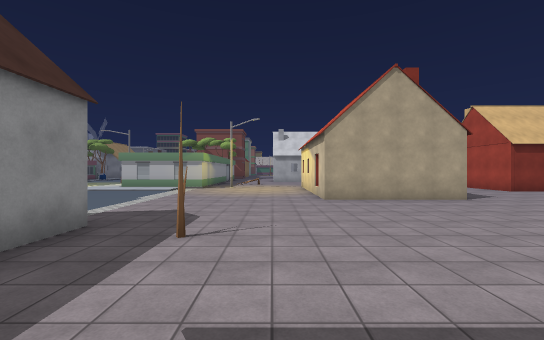
View 1 (above)

24 first-person views from a walk through a 3-D level made in the Unity game engine. The camera is 1.3 m above the floor, looks level and sees 90° across. The floor is counted in squares, 2 m on a side. Each view is taken from the middle of a square. On the plan, view 1 faces up. The plan holds only what a view shows up to about 9 squares ahead; the rest is blank. The place goes on beyond the plan. The player character is not drawn. Some surface patterns are stand-ins.

View 2
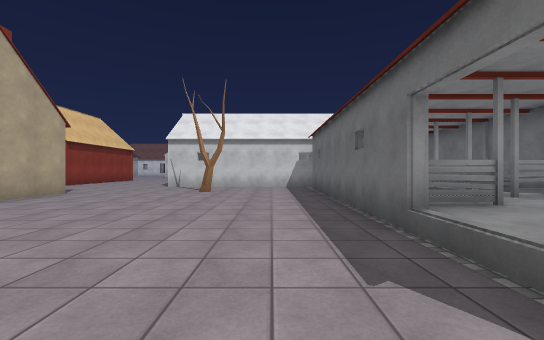

View 3
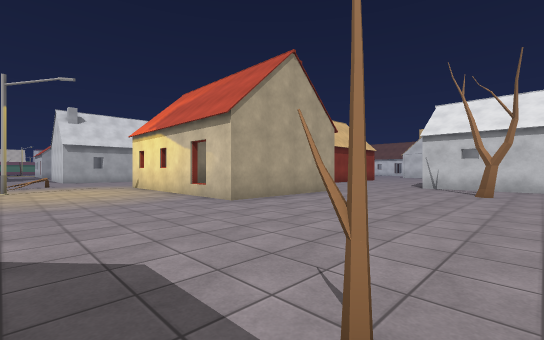

View 4
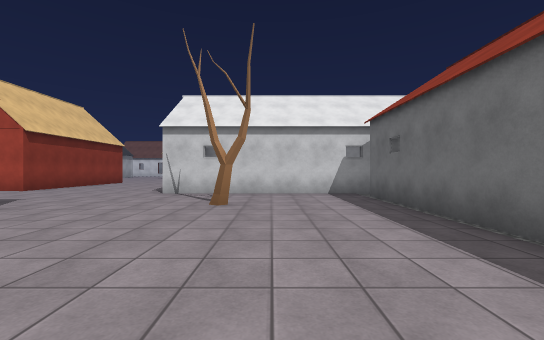

View 5
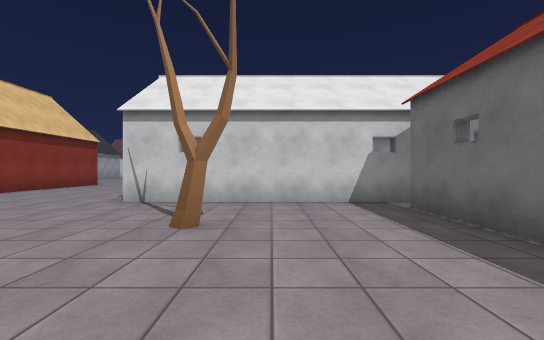

View 6
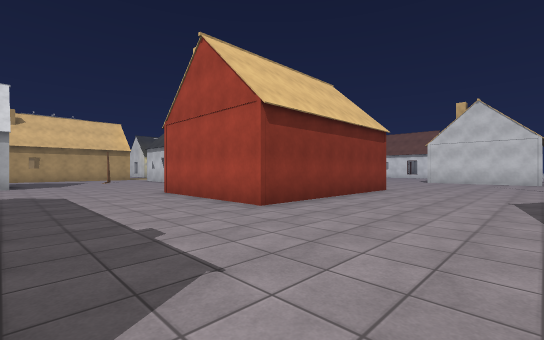

View 7
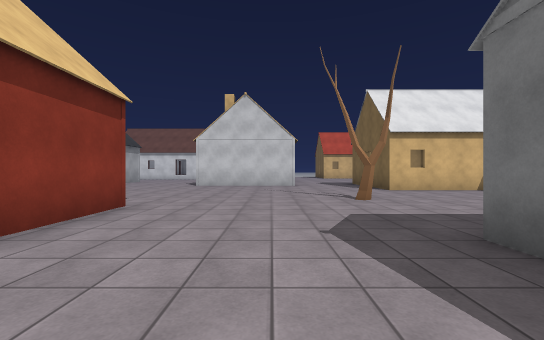

View 8
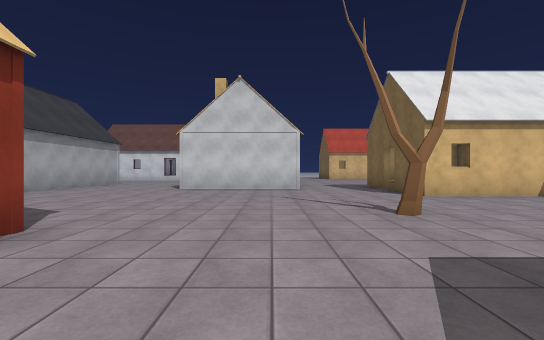

View 9
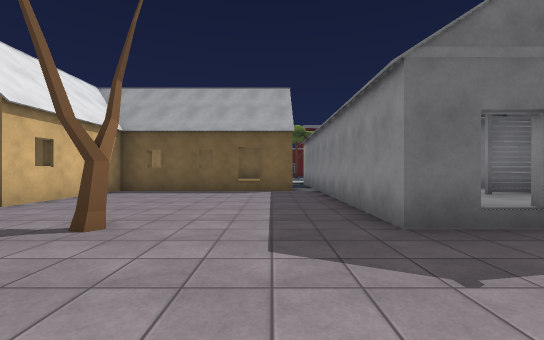

View 10
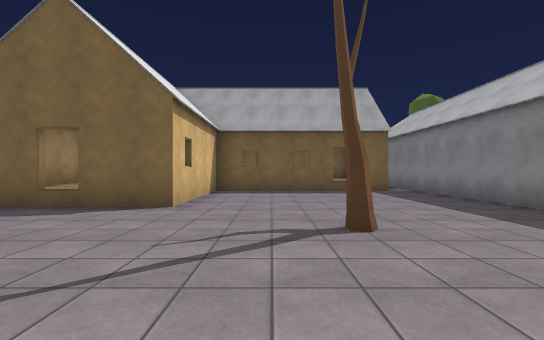

View 11
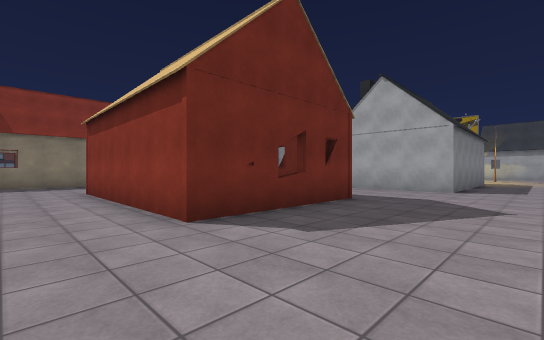

View 12
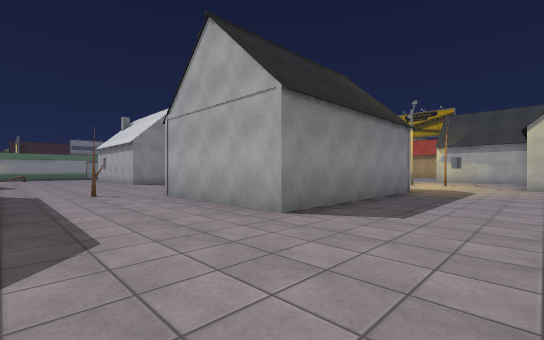

View 13
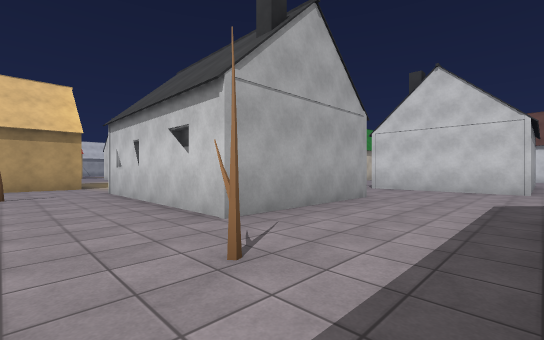

View 14
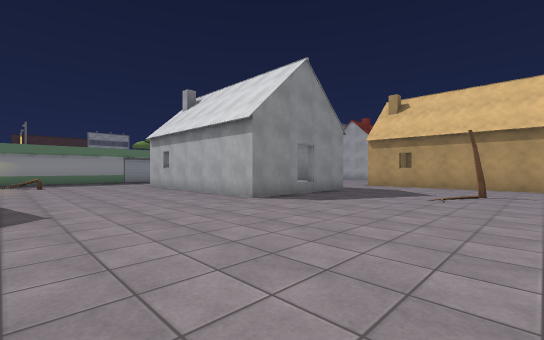

View 15
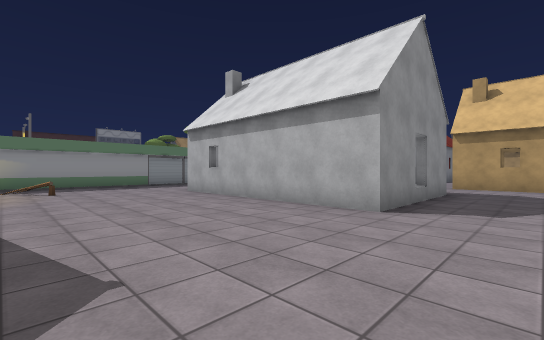

View 16
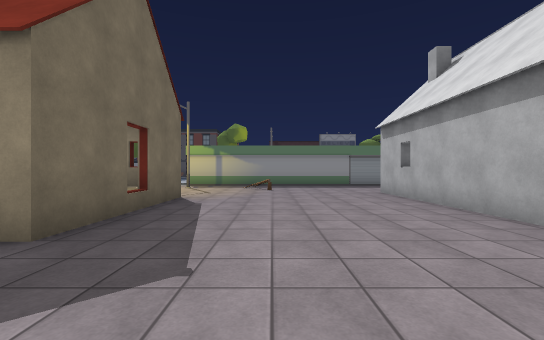

View 17
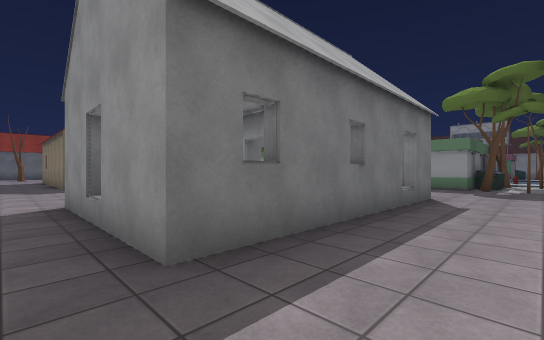

View 18
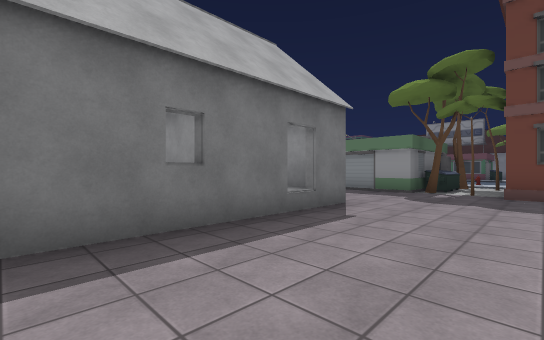

View 19
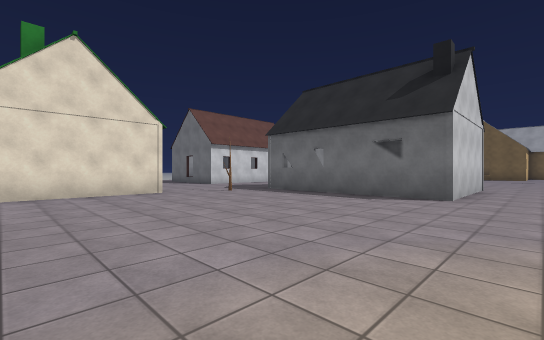

View 20
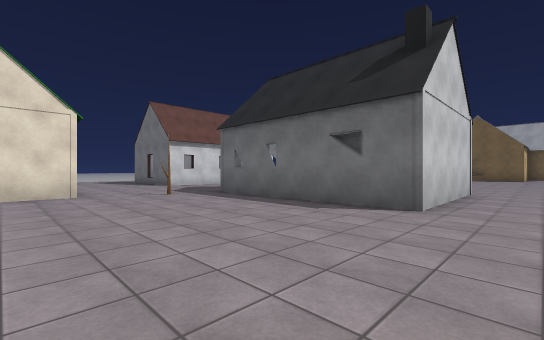

View 21
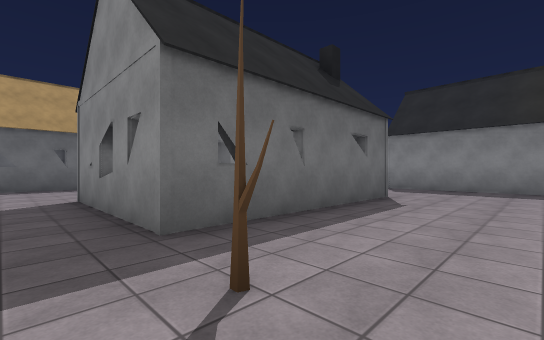

View 22
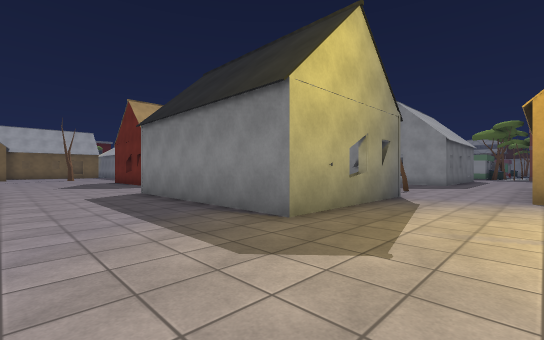

View 23
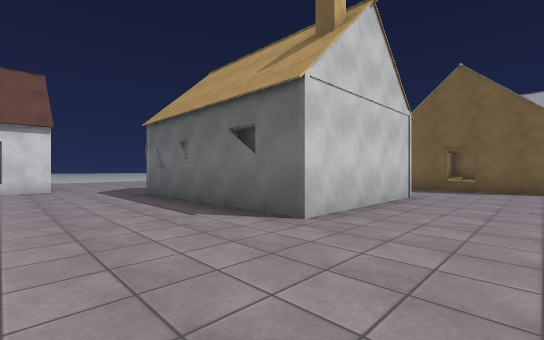

View 24
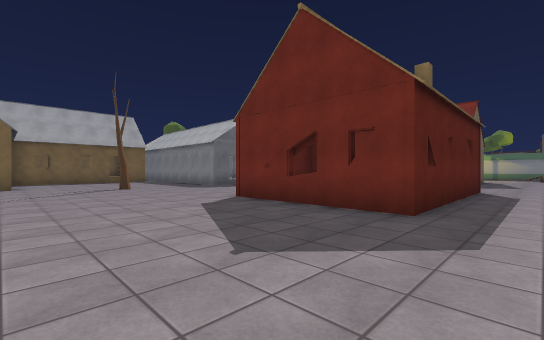

### Floor plan
Key: @ floor where view 1 was taken; # wall or solid block; x gap in a wall; . main floor; / step, stairs or slope; = window, fence, low wall or low ledge; ^ raised ledge; O other object.
Columns run from 5 left of view 1 to 26 right of it. Each row starts with its distance up from view 1.
 26   O........#O####O.......OOO...#
 25 .O.............................O
 24 OO.............................#
 23 #O/..Oxx####...O.OOOO#.........O
 22   /. #  O  #......   #..........
 21      O  O  O......OOO#........O.
 20         O  #......   #..........
 19     ..............   #...#O##OO.
 18    ..............O#O##...O O  ..
 17   /.............O........O O  ..
 16   /.=....................O O  O.
 15   /.................O.......  ..
 14    ............OOOOOO...........
 13    O...#xx#....O O  ............
 12    ....#   ....O O  ............
 11    ....#   ....##O##O......#O##O
 10    ....#   ................  O
  9 .......^  ^................  O
  8 .......####................
  7 ...........................
  6  .............OOOO#..O.....
  5   ............O   O.........
  4   #........O..OO  O.....##O#
  3   #.O.........O   O.....#
  2    ...........O   O.....#  =
  1     O. OOOOOO OOO O.....#OOO
  0      @ OO  O OOO #OOOO#O#
 -1        OO  O OO
 -2         O O  O
 -3         #####

Positions as (right, up) in squares from view 1, and headings:
1: (0, 0), facing up
2: (-2, 2), facing right
3: (-2, 3), facing up-right
4: (1, 3), facing right
5: (3, 3), facing right
6: (6, 7), facing up-right
7: (10, 8), facing right
8: (12, 8), facing right
9: (14, 9), facing down
10: (17, 9), facing down
11: (18, 9), facing up-left
12: (19, 15), facing up-left
13: (10, 15), facing up-right
14: (11, 15), facing up-left
15: (8, 15), facing up-left
16: (8, 16), facing left
17: (7, 25), facing down-left
18: (5, 26), facing down-left
19: (18, 26), facing down-right
20: (18, 24), facing down-right
21: (26, 22), facing down-left
22: (19, 26), facing down-left
23: (19, 14), facing down-right
24: (19, 16), facing down-left
